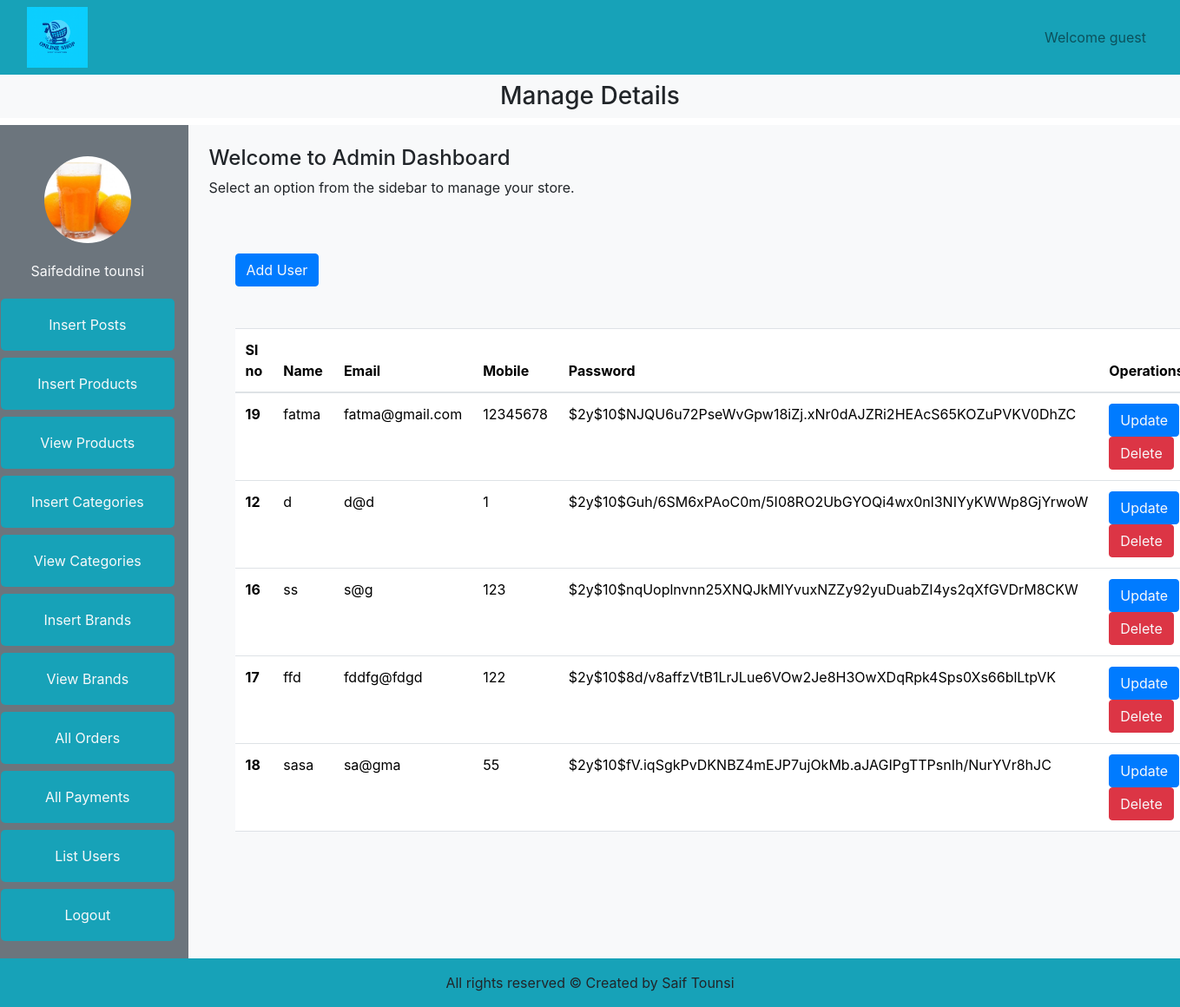
The app's page /admin/index.php?view_users with its own data.
### tables this page shows
CREATE TABLE IF NOT EXISTS `crud` (
  `id` int NOT NULL AUTO_INCREMENT,
  `name` varchar(100) NOT NULL,
  `email` varchar(100) NOT NULL,
  `mobile` varchar(20) NOT NULL,
  `password` varchar(255) NOT NULL,
  PRIMARY KEY (`id`)
);

### CRUD/display.php (the view, shortened to what this page needs)
<?php
include 'connect.php';
?>
<!DOCTYPE html>
<html lang="en">
<head>
    <link rel="stylesheet"
          href="https://maxcdn.bootstrapcdn.com/bootstrap/4.0.0/css/bootstrap.min.css"
>
</head>
<body>
<div class="container">
    <button class="btn btn-primary my-5">
        <a href="/projectDSI/CRUD/user1.php" class='text-light'>Add User</a>
    </button>
    <table class="table">
      <thead>
        <tr>
          <th scope="col">Sl no</th>
          <th scope="col">Name</th>
          <th scope="col">Email</th>
          <th scope="col">Mobile</th>
          <th scope="col">Password</th>
          <th scope="col">Operations</th>
        </tr>
      </thead>
      <tbody>
<?php
$sql = 'SELECT * FROM `crud`';
$result = mysqli_query($conn, $sql);
if ($result) {
    while($row = mysqli_fetch_assoc($result)){
        $id = $row['id'];
        $name = $row['name'];
        $email = $row['email'];
        $mobile = $row['mobile'];
        $password = $row['password'];
        echo '<tr>
          <th scope="row">'.$id.'</th>
          <td>'.$name.'</td>
          <td>'.$email.'</td>
          <td>'.$mobile.'</td>
          <td>'.$password.'</td>
          <td>
            <button class="btn btn-primary">
                <a href="/projectDSI/CRUD/update.php?updateid='.$id.'" class="text-light">Update</a>
            </button>
            <button class="btn btn-danger">
                <a href="/projectDSI/CRUD/deleate.php?deleteid='.$id.'" class="text-light">Delete</a>
            </button>
          </td>
        </tr>';
    }
}
?>
      </tbody>
    </table>
</div>
</body>
</html>

### admin/index.php (style rules this page uses)
* { margin:0; padding:0; box-sizing:border-box; }

### records on screen
crud: id "19", name "fatma", email "fatma@gmail.com", mobile "12345678", password "$2y$10$NJQU6u72PseWvGpw18iZj.xNr0dAJZRi2HEAcS65KOZuPVKV0DhZC"
crud: id "12", name "d", email "d@d", mobile "1", password "$2y$10$Guh/6SM6xPAoC0m/5I08RO2UbGYOQi4wx0nl3NIYyKWWp8GjYrwoW"
crud: id "16", name "ss", email "s@g", mobile "123", password "$2y$10$nqUoplnvnn25XNQJkMlYvuxNZZy92yuDuabZI4ys2qXfGVDrM8CKW"
crud: id "17", name "ffd", email "fddfg@fdgd", mobile "122", password "$2y$10$8d/v8affzVtB1LrJLue6VOw2Je8H3OwXDqRpk4Sps0Xs66blLtpVK"
crud: id "18", name "sasa", email "sa@gma", mobile "55", password "$2y$10$fV.iqSgkPvDKNBZ4mEJP7ujOkMb.aJAGIPgTTPsnIh/NurYVr8hJC"
